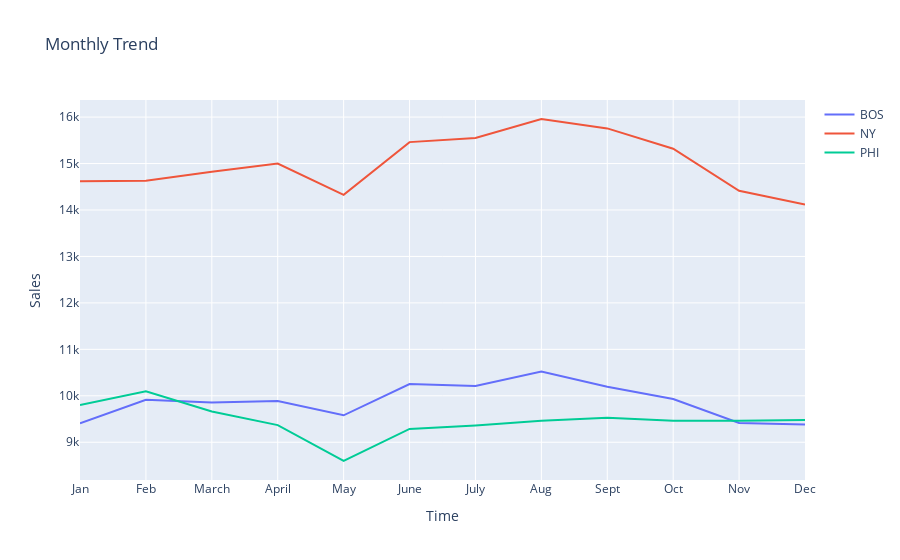

The code cell stored with this chart in its notebook:
### Markdown cell above
### Sazonalidade Mensal

> Calcular as vendas totais de cada região e somar as vendas em cada mês do ano.

### Code cell
month_no = list(calendar['month'].iloc[:1913])

monthly_agg = pd.DataFrame({'months': month_no, 'BOS' : sales_df.iloc[0], 'NY' : sales_df.iloc[1], 'PHI' : sales_df.iloc[2]})
monthly_agg = monthly_agg.groupby(['months']).mean()

months = ['Jan','Feb','March','April','May','June','July','Aug','Sept','Oct','Nov','Dec']

fig = go.Figure()
fig.add_trace(go.Scatter(x=months, y=monthly_agg['BOS'],
                    mode='lines',
                    name='BOS'))
fig.add_trace(go.Scatter(x=months, y=monthly_agg['NY'],
                    mode='lines',
                    name='NY'))
fig.add_trace(go.Scatter(x=months, y=monthly_agg['PHI'],
                    mode='lines', name='PHI'))

fig.update_layout(title='Monthly Trend',
                   xaxis_title='Time',
                   yaxis_title='Sales')

fig.show()

### Figure 1 — Plotly figure (JSON) as saved in the notebook; plotly's stock layout.template omitted (floating-point values rounded to 4 significant figures)
{"data": [{"mode": "lines", "name": "BOS", "type": "scatter", "x": ["Jan", "Feb", "March", "April", "May", "June", "July", "Aug", "Sept", "Oct", "Nov", "Dec"], "y": [9410.0, 9914.0, 9856.0, 9890.0, 9580.0, 10250.0, 10210.0, 10520.0, 10190.0, 9932.0, 9416.0, 9383.0]}, {"mode": "lines", "name": "NY", "type": "scatter", "x": ["Jan", "Feb", "March", "April", "May", "June", "July", "Aug", "Sept", "Oct", "Nov", "Dec"], "y": [14620.0, 14630.0, 14820.0, 15000.0, 14330.0, 15460.0, 15550.0, 15960.0, 15760.0, 15320.0, 14410.0, 14120.0]}, {"mode": "lines", "name": "PHI", "type": "scatter", "x": ["Jan", "Feb", "March", "April", "May", "June", "July", "Aug", "Sept", "Oct", "Nov", "Dec"], "y": [9802.0, 10100.0, 9661.0, 9370.0, 8596.0, 9287.0, 9361.0, 9463.0, 9528.0, 9463.0, 9461.0, 9482.0]}], "layout": {"title": {"text": "Monthly Trend"}, "xaxis": {"title": {"text": "Time"}}, "yaxis": {"title": {"text": "Sales"}}}}
